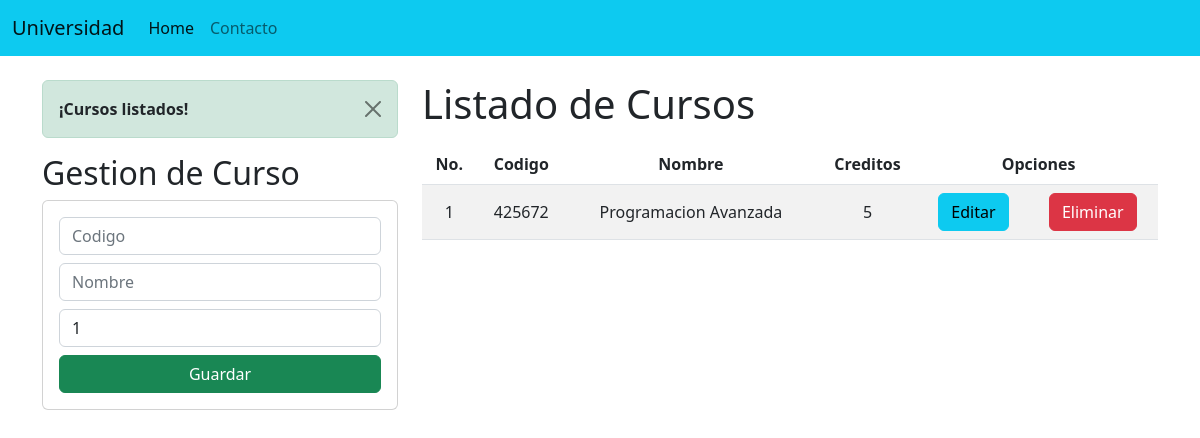
The app's page /, older data.
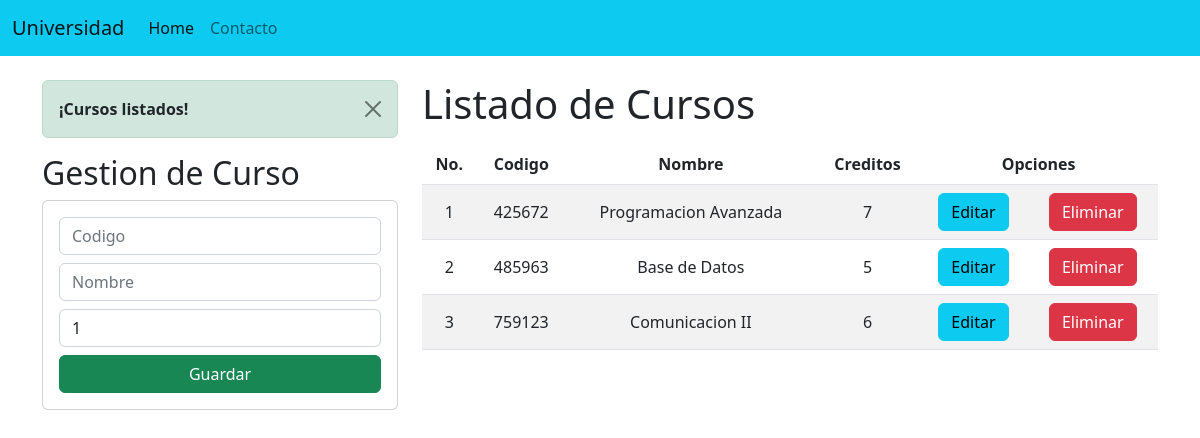
The same page, newer data.
### Academico/models.py (models this page shows, shortened)
class Curso(models.Model):
    codigo = models.CharField(primary_key = True, max_length = 6)
    nombre = models.CharField(max_length = 50)
    creditos = models.PositiveSmallIntegerField()

### Academico/views.py (the view)
# urls.py: path('', views.home),
def home(request):
    cursosListados = Curso.objects.all()
    messages.success(request, '¡Cursos listados!')
    return render(request, "gestionCursos.html", {'cursos': cursosListados})

### Academico/templates/gestionCursos.html (shortened to what this page needs)
{% extends "./base.html" %} {% block title %} Gestion de Cursos {% endblock %}
{% block body %}
<div class="row">
  <div class="col-sm-12 col-md-6 col-lg-4 col-xl-4">
    {% if messages %} {% for message in messages %}
    <div class="alert alert-dismissible alert-success">
      <button type="button" class="btn-close" data-bs-dismiss="alert"></button>
      <strong class="text-dark">{{message}}</strong>
    </div>
    {% endfor %} {% endif %}
    <h2>Gestion de Curso</h2>
    <div class="card">
      <div class="card-body">
        <form action="/registrarCurso/" method="POST">
          <div class="d-grid gap-2">
            <input
              type="text"
              id="txtCodigo"
              name="txtCodigo"
              class="form-control"
              placeholder="Codigo"
              minlength="6"
              maxlength="6"
              required
            />
            <input
              type="text"
              id="txtNombre"
              name="txtNombre"
              class="form-control"
              placeholder="Nombre"
              maxlength="50"
              required
            />
            <input
              type="text"
              id="numCreditos"
              name="numCreditos"
              class="form-control"
              min="1"
              max="9"
              value="1"
              required
            />
            <button type="submit" class="btn btn-success btn-block text-white">
              Guardar
            </button>
          </div>
        </form>
      </div>
    </div>
  </div>
  <div class="col-sm-12 col-md-6 col-lg-8 col-xl-8">
    <h1>Listado de Cursos</h1>
    <div class="table-responsive py-2">
      <table class="table table-striped">
        <thead>
          <tr>
            <th>No.</th>
            <th>Codigo</th>
            <th>Nombre</th>
            <th>Creditos</th>
            <th colspan="2">Opciones</th>
          </tr>
        </thead>
        <tbody>
          {% for c in cursos %}
          <tr>
            <td>{{forloop.counter}}</td>
            <td>{{c.codigo}}</td>
            <td>{{c.nombre}}</td>
            <td>{{c.creditos}}</td>
            <td>
              <a href="editarCurso/{{c.codigo}}" class="btn btn-info">Editar</a>
            </td>
            <td>
              <a
                href="eliminarCurso/{{c.codigo}}"
                class="btn btn-danger btnEliminacion"
                >Eliminar</a
              >
            </td>
          </tr>
          {% endfor %}
        </tbody>
      </table>
    </div>
  </div>
</div>
{% endblock %}

### Academico/templates/base.html (shortened to what this page needs)
<!DOCTYPE html>
<html lang="en">
<head>
    {% load static %}
    <link href="https://cdn.jsdelivr.net/npm/bootstrap@5.2.2/dist/css/bootstrap.min.css" rel="stylesheet">
    <link rel="stylesheet" href="{% static 'css/gestionCursos.css' %}">
</head>
<body>
    <nav class="navbar navbar-expand-lg bg-info">
        <div class="container-fluid">
          <a class="navbar-brand" href="#">Universidad</a>
          <div class="collapse navbar-collapse" id="navbarNav">
            <ul class="navbar-nav">
              <li class="nav-item">
                <a class="nav-link active" aria-current="page" href="#">Home</a>
              </li>
              <li class="nav-item">
                <a class="nav-link" href="#">Contacto</a>
              </li>
            </ul>
          </div>
        </div>
      </nav>
      <div class="container py-4">
          {% block body %}
          {% endblock %}
      </div>
</body>
</html>

### Academico/static/css/gestionCursos.css (style rules this page uses)
th, td { text-align: center; vertical-align: middle; }

Row changes from the older to the newer data that the page shows:
changed Curso "Programacion Avanzada": creditos "5" → "7"
added Curso: codigo "485963", nombre "Base de Datos", creditos "5"
added Curso: codigo "759123", nombre "Comunicacion II", creditos "6"
